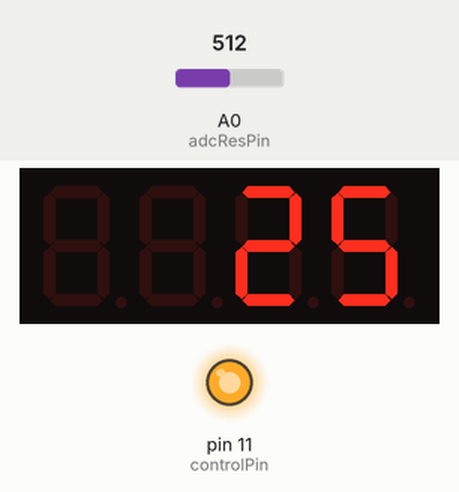
A sketch run on a simulated Arduino Uno, built with avr-gcc and run on an emulated ATmega328P. Parts: 4-digit seven-segment display, output pins drawn as LEDs (lit = HIGH). The inputs (shaded band) are chosen by the test bench; at power-on: A0 (adcResPin) = 512.

Above: at 3.8 s.
3.9 s: A0 (adcResPin) set to 779
At 6.8 s:
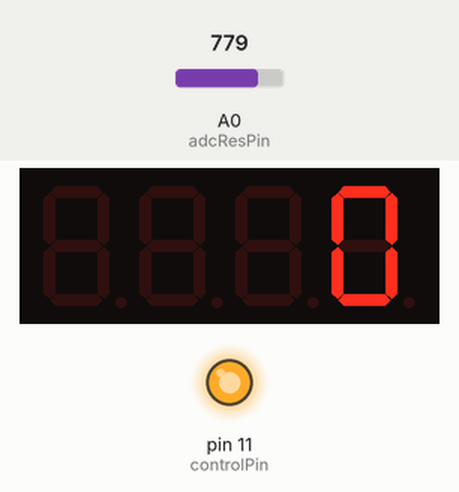
7.8 s: A0 (adcResPin) set to 802
At 10.4 s:
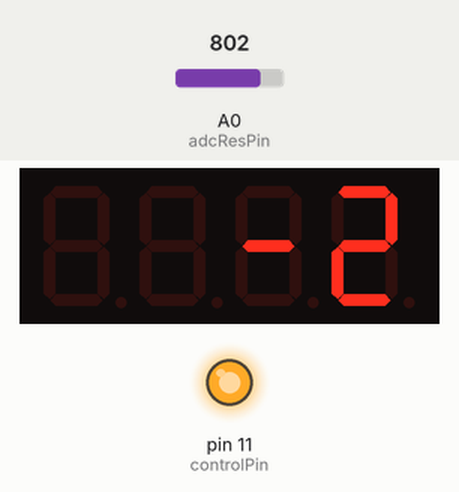
11.7 s: A0 (adcResPin) set to 511
At 12.8 s:
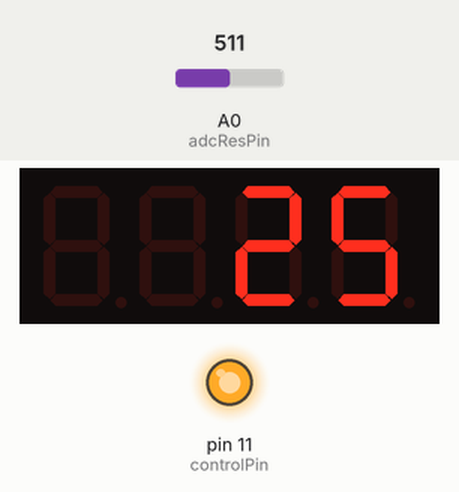
Timing chart, 0 to 14.7 s (numbered marks = the images above; inputs shaded):
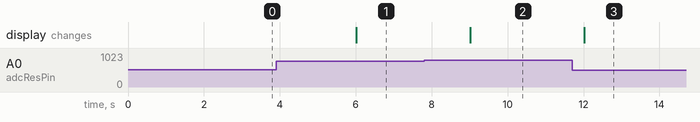

Measured:
- the behaviour switches between 790 and 791 on A0 (adcResPin) (found by bisection; images 1 and 2)
- after the input at 3.9 s, the display: changes after 2.1 s (image 1)
- after the input at 7.8 s, the display: changes after 1.2 s (image 2)
- after the input at 11.7 s, the display: changes after 0.32 s (image 3)

The sketch:

exercise_16.ino
```cpp
/*
 * Controll the thermoelectric cooler (TEC) via PWM pin.
 * PWM pin takes 0 to 255, we will map this from 0 to 100\%.
 *
 * Display the temperature on the LCD screen.
 *
 * Here we are reusing the temperature code from previous exercises!
 */

// Load Adafruit libraries
#include <Wire.h>
#include <Adafruit_GFX.h>
#include "Adafruit_LEDBackpack.h"

// Cooler setup and global variables
int controlPin = 11;  // pin to control the MOSFET
int powerLevel = 100;  // power level in percent

// Display
Adafruit_7segment matrix = Adafruit_7segment();

// Temperature measurement setup
float resRef = 10.01;  // reference resistance (kOhm)
float resTherm;   // thermistor resistance (kOhm)
int nOfAvg = 3;   // number of measurements to average

int adcResValue;  // variable to store the ADC reading
int adcResPin = A0;  // Pin the thermistor reading is connected to (HEX)

// temperature determination via Steinhard-Hall equation
float fitParamA = 0.002785219503;  // fit parameter a
float fitParamB = 0.000241846138;  // fit parameter b
float fitParamC = 0.000000831227;  // fit parameter c
float temperature;  // Calculated temperature
float KtoC = 273.15;   // how to tranform Kelvin to Celsius


void controlTEC() {
  // Analog write to the control pin with the given power Level.
  int pwmOutput = map(powerLevel, 0, 100, 0, 255);  // map the power level
  analogWrite(controlPin, pwmOutput);

}


void setup() {
  // pins
  pinMode(controlPin, OUTPUT);

  // initialize the display
  matrix.begin(0x70);

  // control the TEC()
  controlTEC();
}


void getTemperature() {
  // Read the temperature and set temperature variable
  adcResValue = analogRead(adcResPin);  // read thermistor

  // average nOfAvg times the reading
  resTherm = 0;
  for (int it = 0; it < nOfAvg; it++) {
    resTherm += resRef / (float(1023) / float(adcResValue) - 1);  // Equation 3.8
  }
  resTherm /= nOfAvg;

  // calculate temperature - equation (3.9)
  temperature = 1 / (
      fitParamA + fitParamB * log(resTherm) + fitParamC * pow(log(resTherm),3)
    ) - KtoC;
}


void setDisplay(int value, bool setpoint = false) {
  // See exercise 8: If float is given for value,
  // it will be converted to an integer.

  // set a given value to the 7 segment display.
  matrix.print(value);

  // set the first location to "S" (5) if true - set point
  if (setpoint) {
    matrix.writeDigitNum(0, 5, false);
  }
  matrix.writeDisplay();
}


void loop() {
  // display temperature and update every second
  getTemperature();
  setDisplay(temperature);
  delay(3000);
}
```
